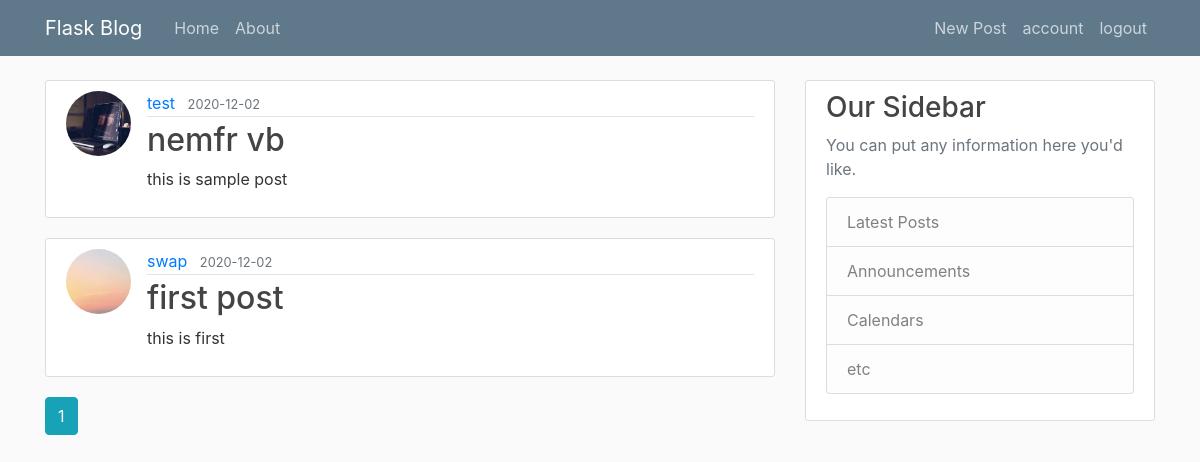
Page /home (signed in) on the earlier database version.
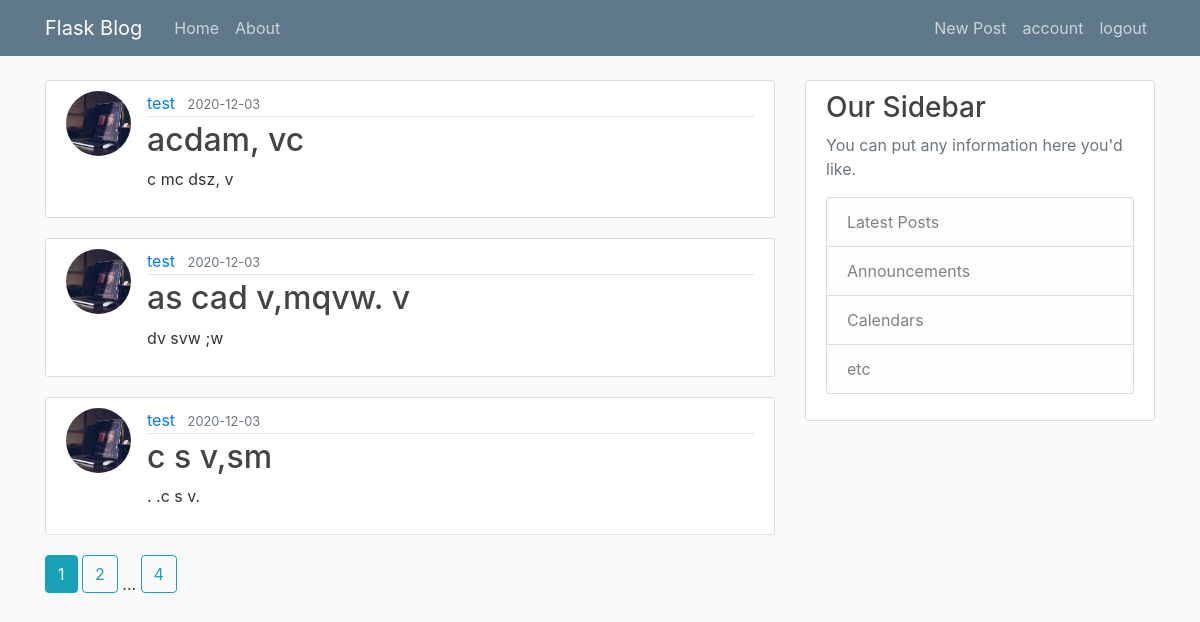
Same page on the later database version.
### flaskblog/models.py (models this page shows, shortened)
class Post(db.Model):
    id = db.Column(db.Integer, primary_key=True)
    title = db.Column(db.String(100), nullable=False)
    date_posted = db.Column(db.DateTime, nullable=False,
                            default=datetime.utcnow)
    content = db.Column(db.Text, nullable=False)
    user_id = db.Column(db.Integer, db.ForeignKey('user.id'), nullable=False)

class User(db.Model, UserMixin):
    id = db.Column(db.Integer, primary_key=True)
    username = db.Column(db.String(20), unique=True, nullable=False)
    email = db.Column(db.String(120), unique=True, nullable=False)
    image_file = db.Column(db.String(20), nullable=False,
                           default='default.jpg')
    password = db.Column(db.String(60), nullable=False)
    posts = db.relationship('Post', backref='author', lazy=True)

### flaskblog/routes.py (the view)
@app.route("/")
@app.route("/home")
@login_required
def home():
    page = request.args.get("page", 1, type=int)  # default page is 1  /?page=2
    posts = Post.query.order_by(
        Post.date_posted.desc()).paginate(page=page, per_page=3)
    return render_template('home.html', posts=posts)

### flaskblog/models.py (called while the page is built)
@login_manager.user_loader
def load_user(user_id):
    return User.query.get(int(user_id))

### flaskblog/templates/home.html
{% extends "layout.html" %}
{% block content %}
{% for post in posts.items %}
<article class="media content-section">
  <img class="rounded-circle article-img"
    src="{{ url_for('static', filename='profile_pics/' + post.author.image_file) }}">
  <div class="media-body">
    <div class="article-metadata">
      <a class="mr-2" href="{{ url_for('user_post',username=post.author.username) }}">{{ post.author.username }}</a>
      <small class="text-muted">{{ post.date_posted.strftime('%Y-%m-%d') }}</small>
    </div>
    <h2><a class="article-title" href="{{ url_for('post', post_id=post.id) }}">{{ post.title }}</a></h2>
    <p class="article-content">{{ post.content }}</p>
  </div>
</article>
{% endfor %}
{% for page_num in posts.iter_pages(left_edge=1, right_edge=1, left_current=1, right_current=2) %}
{% if page_num %}
{% if posts.page == page_num %}
<a class="btn btn-info mb-4" href="{{ url_for('home', page=page_num) }}">{{ page_num }}</a>
{% else %}
<a class="btn btn-outline-info mb-4" href="{{ url_for('home', page=page_num) }}">{{ page_num }}</a>
{% endif %}
{% else %}
...
{% endif %}
{% endfor %}
{% endblock content %}

Differences in the rows shown:
no longer on this page (row edited): Post: image_file (placeholder picture), author.username "test", date_posted "2020-12-02", title "nemfr vb", content "this is sample post"
no longer on this page (row unchanged): Post: image_file (picture), author.username "swap", date_posted "2020-12-02", title "first post", content "this is first"
added Post: image_file (placeholder picture), author.username "test", date_posted "2020-12-03", title "acdam, vc", content "c mc dsz, v"
added Post: image_file (placeholder picture), author.username "test", date_posted "2020-12-03", title "as cad v,mqvw. v", content "dv svw ;w"
added Post: image_file (placeholder picture), author.username "test", date_posted "2020-12-03", title "c s v,sm", content ". .c s v."
Other differences:
new list line: "2"
new list line: "4"
